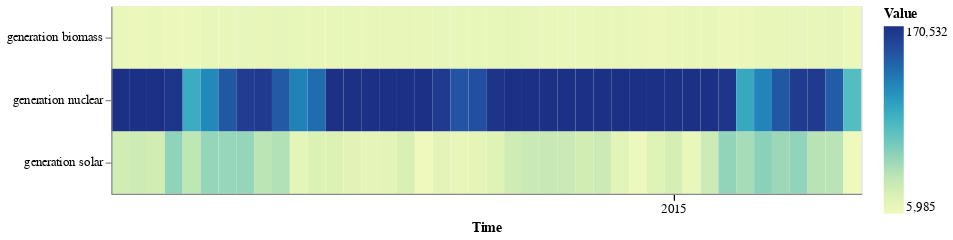

Notebook code cell kept with this figure:
### Markdown cell above
with multivariate Heatmap

### Code cell
on.Plot(ts_multi.head(1000))\
    .add(on.marks.heatmap)\
    .properties(width=600, height=150)\
    .show()

### Figure 1 — Vega specification as saved in the notebook (floating-point values rounded to 4 significant figures)
{"$schema": "https://vega.github.io/schema/vega/v5.json", "data": [{"name": "source_0", "values": [{"sum_value": 10200.0, "variable": "generation biomass", "yearmonthdate_time": "2015-01-01T00:00:00.000"}, {"sum_value": 9357.0, "variable": "generation biomass", "yearmonthdate_time": "2015-01-02T00:00:00.000"}, {"sum_value": 10480.0, "variable": "generation biomass", "yearmonthdate_time": "2015-01-03T00:00:00.000"}, {"sum_value": 9513.0, "variable": "generation biomass", "yearmonthdate_time": "2015-01-04T00:00:00.000"}, {"sum_value": 8880.0, "variable": "generation biomass", "yearmonthdate_time": "2015-01-05T00:00:00.000"}, {"sum_value": 12850.0, "variable": "generation biomass", "yearmonthdate_time": "2015-01-06T00:00:00.000"}, {"sum_value": 11930.0, "variable": "generation biomass", "yearmonthdate_time": "2015-01-07T00:00:00.000"}, {"sum_value": 12380.0, "variable": "generation biomass", "yearmonthdate_time": "2015-01-08T00:00:00.000"}, {"sum_value": 11640.0, "variable": "generation biomass", "yearmonthdate_time": "2015-01-09T00:00:00.000"}, {"sum_value": 13420.0, "variable": "generation biomass", "yearmonthdate_time": "2015-01-10T00:00:00.000"}, {"sum_value": 12710.0, "variable": "generation biomass", "yearmonthdate_time": "2015-01-11T00:00:00.000"}, {"sum_value": 11420.0, "variable": "generation biomass", "yearmonthdate_time": "2015-01-12T00:00:00.000"}, {"sum_value": 12600.0, "variable": "generation biomass", "yearmonthdate_time": "2015-01-13T00:00:00.000"}, {"sum_value": 12610.0, "variable": "generation biomass", "yearmonthdate_time": "2015-01-14T00:00:00.000"}, {"sum_value": 11670.0, "variable": "generation biomass", "yearmonthdate_time": "2015-01-15T00:00:00.000"}, {"sum_value": 11760.0, "variable": "generation biomass", "yearmonthdate_time": "2015-01-16T00:00:00.000"}, {"sum_value": 11840.0, "variable": "generation biomass", "yearmonthdate_time": "2015-01-17T00:00:00.000"}, {"sum_value": 11960.0, "variable": "generation biomass", "yearmonthdate_time": "2015-01-18T00:00:00.000"}, {"sum_value": 12300.0, "variable": "generation biomass", "yearmonthdate_time": "2015-01-19T00:00:00.000"}, {"sum_value": 12650.0, "variable": "generation biomass", "yearmonthdate_time": "2015-01-20T00:00:00.000"}, {"sum_value": 12860.0, "variable": "generation biomass", "yearmonthdate_time": "2015-01-21T00:00:00.000"}, {"sum_value": 12860.0, "variable": "generation biomass", "yearmonthdate_time": "2015-01-22T00:00:00.000"}, {"sum_value": 13150.0, "variable": "generation biomass", "yearmonthdate_time": "2015-01-23T00:00:00.000"}, {"sum_value": 12240.0, "variable": "generation biomass", "yearmonthdate_time": "2015-01-24T00:00:00.000"}, {"sum_value": 10660.0, "variable": "generation biomass", "yearmonthdate_time": "2015-01-25T00:00:00.000"}, {"sum_value": 11050.0, "variable": "generation biomass", "yearmonthdate_time": "2015-01-26T00:00:00.000"}, {"sum_value": 11060.0, "variable": "generation biomass", "yearmonthdate_time": "2015-01-27T00:00:00.000"}, {"sum_value": 11410.0, "variable": "generation biomass", "yearmonthdate_time": "2015-01-28T00:00:00.000"}, {"sum_value": 11590.0, "variable": "generation biomass", "yearmonthdate_time": "2015-01-29T00:00:00.000"}, {"sum_value": 10780.0, "variable": "generation biomass", "yearmonthdate_time": "2015-01-30T00:00:00.000"}, {"sum_value": 9318.0, "variable": "generation biomass", "yearmonthdate_time": "2015-01-31T00:00:00.000"}, {"sum_value": 10720.0, "variable": "generation biomass", "yearmonthdate_time": "2015-02-01T00:00:00.000"}, {"sum_value": 11620.0, "variable": "generation biomass", "yearmonthdate_time": "2015-02-02T00:00:00.000"}, {"sum_value": 11460.0, "variable": "generation biomass", "yearmonthdate_time": "2015-02-03T00:00:00.000"}, {"sum_value": 9110.0, "variable": "generation biomass", "yearmonthdate_time": "2015-02-04T00:00:00.000"}, {"sum_value": 9443.0, "variable": "generation biomass", "yearmonthdate_time": "2015-02-05T00:00:00.000"}, {"sum_value": 12630.0, "variable": "generation biomass", "yearmonthdate_time": "2015-02-06T00:00:00.000"}, {"sum_value": 11710.0, "variable": "generation biomass", "yearmonthdate_time": "2015-02-07T00:00:00.000"}, {"sum_value": 12230.0, "variable": "generation biomass", "yearmonthdate_time": "2015-02-08T00:00:00.000"}, {"sum_value": 11910.0, "variable": "generation biomass", "yearmonthdate_time": "2015-02-09T00:00:00.000"}, {"sum_value": 13460.0, "variable": "generation biomass", "yearmonthdate_time": "2015-02-10T00:00:00.000"}, {"sum_value": 9055.0, "variable": "generation biomass", "yearmonthdate_time": "2015-02-11T00:00:00.000"}, {"sum_value": 27450.0, "variable": "generation solar", "yearmonthdate_time": "2015-01-01T00:00:00.000"}, {"sum_value": 30060.0, "variable": "generation solar", "yearmonthdate_time": "2015-01-02T00:00:00.000"}, {"sum_value": 27500.0, "variable": "generation solar", "yearmonthdate_time": "2015-01-03T00:00:00.000"}, {"sum_value": 57660.0, "variable": "generation solar", "yearmonthdate_time": "2015-01-04T00:00:00.000"}, {"sum_value": 37860.0, "variable": "generation solar", "yearmonthdate_time": "2015-01-05T00:00:00.000"}, {"sum_value": 54970.0, "variable": "generation solar", "yearmonthdate_time": "2015-01-06T00:00:00.000"}, {"sum_value": 54420.0, "variable": "generation solar", "yearmonthdate_time": "2015-01-07T00:00:00.000"}, {"sum_value": 54840.0, "variable": "generation solar", "yearmonthdate_time": "2015-01-08T00:00:00.000"}, {"sum_value": 39410.0, "variable": "generation solar", "yearmonthdate_time": "2015-01-09T00:00:00.000"}, {"sum_value": 43440.0, "variable": "generation solar", "yearmonthdate_time": "2015-01-10T00:00:00.000"}, {"sum_value": 15120.0, "variable": "generation solar", "yearmonthdate_time": "2015-01-11T00:00:00.000"}, {"sum_value": 21290.0, "variable": "generation solar", "yearmonthdate_time": "2015-01-12T00:00:00.000"}, {"sum_value": 21260.0, "variable": "generation solar", "yearmonthdate_time": "2015-01-13T00:00:00.000"}, {"sum_value": 17570.0, "variable": "generation solar", "yearmonthdate_time": "2015-01-14T00:00:00.000"}, {"sum_value": 14020.0, "variable": "generation solar", "yearmonthdate_time": "2015-01-15T00:00:00.000"}, {"sum_value": 16270.0, "variable": "generation solar", "yearmonthdate_time": "2015-01-16T00:00:00.000"}, {"sum_value": 23880.0, "variable": "generation solar", "yearmonthdate_time": "2015-01-17T00:00:00.000"}, {"sum_value": 5985.0, "variable": "generation solar", "yearmonthdate_time": "2015-01-18T00:00:00.000"}, {"sum_value": 16900.0, "variable": "generation solar", "yearmonthdate_time": "2015-01-19T00:00:00.000"}, {"sum_value": 11300.0, "variable": "generation solar", "yearmonthdate_time": "2015-01-20T00:00:00.000"}, {"sum_value": 14550.0, "variable": "generation solar", "yearmonthdate_time": "2015-01-21T00:00:00.000"}, {"sum_value": 19000.0, "variable": "generation solar", "yearmonthdate_time": "2015-01-22T00:00:00.000"}, {"sum_value": 29100.0, "variable": "generation solar", "yearmonthdate_time": "2015-01-23T00:00:00.000"}, {"sum_value": 31990.0, "variable": "generation solar", "yearmonthdate_time": "2015-01-24T00:00:00.000"}, {"sum_value": 33760.0, "variable": "generation solar", "yearmonthdate_time": "2015-01-25T00:00:00.000"}, {"sum_value": 32520.0, "variable": "generation solar", "yearmonthdate_time": "2015-01-26T00:00:00.000"}, {"sum_value": 27960.0, "variable": "generation solar", "yearmonthdate_time": "2015-01-27T00:00:00.000"}, {"sum_value": 30520.0, "variable": "generation solar", "yearmonthdate_time": "2015-01-28T00:00:00.000"}, {"sum_value": 15860.0, "variable": "generation solar", "yearmonthdate_time": "2015-01-29T00:00:00.000"}, {"sum_value": 8506.0, "variable": "generation solar", "yearmonthdate_time": "2015-01-30T00:00:00.000"}, {"sum_value": 17940.0, "variable": "generation solar", "yearmonthdate_time": "2015-01-31T00:00:00.000"}, {"sum_value": 26090.0, "variable": "generation solar", "yearmonthdate_time": "2015-02-01T00:00:00.000"}, {"sum_value": 10530.0, "variable": "generation solar", "yearmonthdate_time": "2015-02-02T00:00:00.000"}, {"sum_value": 30350.0, "variable": "generation solar", "yearmonthdate_time": "2015-02-03T00:00:00.000"}, {"sum_value": 55950.0, "variable": "generation solar", "yearmonthdate_time": "2015-02-04T00:00:00.000"}, {"sum_value": 48280.0, "variable": "generation solar", "yearmonthdate_time": "2015-02-05T00:00:00.000"}, {"sum_value": 59170.0, "variable": "generation solar", "yearmonthdate_time": "2015-02-06T00:00:00.000"}, {"sum_value": 52160.0, "variable": "generation solar", "yearmonthdate_time": "2015-02-07T00:00:00.000"}, {"sum_value": 56230.0, "variable": "generation solar", "yearmonthdate_time": "2015-02-08T00:00:00.000"}, {"sum_value": 40830.0, "variable": "generation solar", "yearmonthdate_time": "2015-02-09T00:00:00.000"}, {"sum_value": 40080.0, "variable": "generation solar", "yearmonthdate_time": "2015-02-10T00:00:00.000"}, {"sum_value": 6011.0, "variable": "generation solar", "yearmonthdate_time": "2015-02-11T00:00:00.000"}, {"sum_value": 170300.0, "variable": "generation nuclear", "yearmonthdate_time": "2015-01-01T00:00:00.000"}, {"sum_value": 170500.0, "variable": "generation nuclear", "yearmonthdate_time": "2015-01-02T00:00:00.000"}, {"sum_value": 170300.0, "variable": "generation nuclear", "yearmonthdate_time": "2015-01-03T00:00:00.000"}, {"sum_value": 167000.0, "variable": "generation nuclear", "yearmonthdate_time": "2015-01-04T00:00:00.000"}, {"sum_value": 94290.0, "variable": "generation nuclear", "yearmonthdate_time": "2015-01-05T00:00:00.000"}, {"sum_value": 117500.0, "variable": "generation nuclear", "yearmonthdate_time": "2015-01-06T00:00:00.000"}, {"sum_value": 144400.0, "variable": "generation nuclear", "yearmonthdate_time": "2015-01-07T00:00:00.000"}, {"sum_value": 161900.0, "variable": "generation nuclear", "yearmonthdate_time": "2015-01-08T00:00:00.000"}, {"sum_value": 163800.0, "variable": "generation nuclear", "yearmonthdate_time": "2015-01-09T00:00:00.000"}, {"sum_value": 143100.0, "variable": "generation nuclear", "yearmonthdate_time": "2015-01-10T00:00:00.000"}, {"sum_value": 121300.0, "variable": "generation nuclear", "yearmonthdate_time": "2015-01-11T00:00:00.000"}, {"sum_value": 132700.0, "variable": "generation nuclear", "yearmonthdate_time": "2015-01-12T00:00:00.000"}, {"sum_value": 170400.0, "variable": "generation nuclear", "yearmonthdate_time": "2015-01-13T00:00:00.000"}, {"sum_value": 170400.0, "variable": "generation nuclear", "yearmonthdate_time": "2015-01-14T00:00:00.000"}, {"sum_value": 170300.0, "variable": "generation nuclear", "yearmonthdate_time": "2015-01-15T00:00:00.000"}, {"sum_value": 170400.0, "variable": "generation nuclear", "yearmonthdate_time": "2015-01-16T00:00:00.000"}, {"sum_value": 170500.0, "variable": "generation nuclear", "yearmonthdate_time": "2015-01-17T00:00:00.000"}, {"sum_value": 170500.0, "variable": "generation nuclear", "yearmonthdate_time": "2015-01-18T00:00:00.000"}, {"sum_value": 163400.0, "variable": "generation nuclear", "yearmonthdate_time": "2015-01-19T00:00:00.000"}, {"sum_value": 146300.0, "variable": "generation nuclear", "yearmonthdate_time": "2015-01-20T00:00:00.000"}, {"sum_value": 149200.0, "variable": "generation nuclear", "yearmonthdate_time": "2015-01-21T00:00:00.000"}, {"sum_value": 168000.0, "variable": "generation nuclear", "yearmonthdate_time": "2015-01-22T00:00:00.000"}, {"sum_value": 170400.0, "variable": "generation nuclear", "yearmonthdate_time": "2015-01-23T00:00:00.000"}, {"sum_value": 170300.0, "variable": "generation nuclear", "yearmonthdate_time": "2015-01-24T00:00:00.000"}, {"sum_value": 170300.0, "variable": "generation nuclear", "yearmonthdate_time": "2015-01-25T00:00:00.000"}, {"sum_value": 170400.0, "variable": "generation nuclear", "yearmonthdate_time": "2015-01-26T00:00:00.000"}, {"sum_value": 170500.0, "variable": "generation nuclear", "yearmonthdate_time": "2015-01-27T00:00:00.000"}, {"sum_value": 170300.0, "variable": "generation nuclear", "yearmonthdate_time": "2015-01-28T00:00:00.000"}, {"sum_value": 170300.0, "variable": "generation nuclear", "yearmonthdate_time": "2015-01-29T00:00:00.000"}, {"sum_value": 170300.0, "variable": "generation nuclear", "yearmonthdate_time": "2015-01-30T00:00:00.000"}, {"sum_value": 170400.0, "variable": "generation nuclear", "yearmonthdate_time": "2015-01-31T00:00:00.000"}, {"sum_value": 170300.0, "variable": "generation nuclear", "yearmonthdate_time": "2015-02-01T00:00:00.000"}, {"sum_value": 170500.0, "variable": "generation nuclear", "yearmonthdate_time": "2015-02-02T00:00:00.000"}, {"sum_value": 170300.0, "variable": "generation nuclear", "yearmonthdate_time": "2015-02-03T00:00:00.000"}, {"sum_value": 166800.0, "variable": "generation nuclear", "yearmonthdate_time": "2015-02-04T00:00:00.000"}, {"sum_value": 96890.0, "variable": "generation nuclear", "yearmonthdate_time": "2015-02-05T00:00:00.000"}, {"sum_value": 120200.0, "variable": "generation nuclear", "yearmonthdate_time": "2015-02-06T00:00:00.000"}, {"sum_value": 144800.0, "variable": "generation nuclear", "yearmonthdate_time": "2015-02-07T00:00:00.000"}, {"sum_value": 162000.0, "variable": "generation nuclear", "yearmonthdate_time": "2015-02-08T00:00:00.000"}, {"sum_value": 163700.0, "variable": "generation nuclear", "yearmonthdate_time": "2015-02-09T00:00:00.000"}, {"sum_value": 141900.0, "variable": "generation nuclear", "yearmonthdate_time": "2015-02-10T00:00:00.000"}, {"sum_value": 80740.0, "variable": "generation nuclear", "yearmonthdate_time": "2015-02-11T00:00:00.000"}], "transform": [{"type": "formula", "expr": "toDate(datum['yearmonthdate_time'])", "as": "yearmonthdate_time"}]}, {"name": "source_0_x_domain_yearmonthdate_time", "values": [{"yearmonthdate_time": "2015-01-01T00:00:00.000"}, {"yearmonthdate_time": "2015-01-02T00:00:00.000"}, {"yearmonthdate_time": "2015-01-03T00:00:00.000"}, {"yearmonthdate_time": "2015-01-04T00:00:00.000"}, {"yearmonthdate_time": "2015-01-05T00:00:00.000"}, {"yearmonthdate_time": "2015-01-06T00:00:00.000"}, {"yearmonthdate_time": "2015-01-07T00:00:00.000"}, {"yearmonthdate_time": "2015-01-08T00:00:00.000"}, {"yearmonthdate_time": "2015-01-09T00:00:00.000"}, {"yearmonthdate_time": "2015-01-10T00:00:00.000"}, {"yearmonthdate_time": "2015-01-11T00:00:00.000"}, {"yearmonthdate_time": "2015-01-12T00:00:00.000"}, {"yearmonthdate_time": "2015-01-13T00:00:00.000"}, {"yearmonthdate_time": "2015-01-14T00:00:00.000"}, {"yearmonthdate_time": "2015-01-15T00:00:00.000"}, {"yearmonthdate_time": "2015-01-16T00:00:00.000"}, {"yearmonthdate_time": "2015-01-17T00:00:00.000"}, {"yearmonthdate_time": "2015-01-18T00:00:00.000"}, {"yearmonthdate_time": "2015-01-19T00:00:00.000"}, {"yearmonthdate_time": "2015-01-20T00:00:00.000"}, {"yearmonthdate_time": "2015-01-21T00:00:00.000"}, {"yearmonthdate_time": "2015-01-22T00:00:00.000"}, {"yearmonthdate_time": "2015-01-23T00:00:00.000"}, {"yearmonthdate_time": "2015-01-24T00:00:00.000"}, {"yearmonthdate_time": "2015-01-25T00:00:00.000"}, {"yearmonthdate_time": "2015-01-26T00:00:00.000"}, {"yearmonthdate_time": "2015-01-27T00:00:00.000"}, {"yearmonthdate_time": "2015-01-28T00:00:00.000"}, {"yearmonthdate_time": "2015-01-29T00:00:00.000"}, {"yearmonthdate_time": "2015-01-30T00:00:00.000"}, {"yearmonthdate_time": "2015-01-31T00:00:00.000"}, {"yearmonthdate_time": "2015-02-01T00:00:00.000"}, {"yearmonthdate_time": "2015-02-02T00:00:00.000"}, {"yearmonthdate_time": "2015-02-03T00:00:00.000"}, {"yearmonthdate_time": "2015-02-04T00:00:00.000"}, {"yearmonthdate_time": "2015-02-05T00:00:00.000"}, {"yearmonthdate_time": "2015-02-06T00:00:00.000"}, {"yearmonthdate_time": "2015-02-07T00:00:00.000"}, {"yearmonthdate_time": "2015-02-08T00:00:00.000"}, {"yearmonthdate_time": "2015-02-09T00:00:00.000"}, {"yearmonthdate_time": "2015-02-10T00:00:00.000"}, {"yearmonthdate_time": "2015-02-11T00:00:00.000"}], "transform": [{"type": "formula", "expr": "toDate(datum['yearmonthdate_time'])", "as": "yearmonthdate_time"}]}, {"name": "source_0_y_domain_variable", "values": [{"variable": "generation biomass"}, {"variable": "generation solar"}, {"variable": "generation nuclear"}]}, {"name": "source_0_color_domain_sum_value", "values": [{"min": 5985.0, "max": 170500.0}]}], "marks": [{"type": "rect", "name": "layer_0_marks", "from": {"data": "source_0"}, "encode": {"update": {"width": {"signal": "max(0.25, bandwidth('x'))"}, "y": {"field": "variable", "scale": "y"}, "height": {"signal": "max(0.25, bandwidth('y'))"}, "fill": {"field": "sum_value", "scale": "color"}, "x": {"field": "yearmonthdate_time", "scale": "x"}}}, "style": ["rect"]}], "scales": [{"name": "x", "type": "band", "domain": {"data": "source_0_x_domain_yearmonthdate_time", "field": "yearmonthdate_time", "sort": true}, "range": [0, {"signal": "width"}], "paddingInner": 0, "paddingOuter": 0}, {"name": "y", "type": "band", "domain": {"data": "source_0_y_domain_variable", "field": "variable", "sort": true}, "range": [0, {"signal": "height"}], "paddingInner": 0, "paddingOuter": 0}, {"name": "color", "type": "linear", "domain": [{"signal": "(data(\"source_0_color_domain_sum_value\")[0] || {}).min"}, {"signal": "(data(\"source_0_color_domain_sum_value\")[0] || {}).max"}], "range": "heatmap", "interpolate": "hcl", "zero": false}], "axes": [{"scale": "x", "formatType": "time", "labelOverlap": false, "labelAngle": 0, "title": "Time", "labelBaseline": "top", "encode": {"labels": {"update": {"fill": [{"test": "month(datum.value) == 1 && date(datum.value) == 1", "value": "black"}, {"value": null}]}}, "ticks": {"update": {"stroke": [{"test": "month(datum.value) == 1 && date(datum.value) == 1", "value": "black"}, {"value": null}]}}}, "grid": false, "orient": "bottom", "zindex": 1, "format": "%Y", "tickMinStep": {"signal": "datetime(2001, 0, 2, 0, 0, 0, 0) - datetime(2001, 0, 1, 0, 0, 0, 0)"}}, {"scale": "y", "grid": false, "orient": "left", "zindex": 1}], "legends": [{"title": "Value", "fill": "color", "gradientLength": {"signal": "clamp(height, 64, 200)"}}], "background": "white", "width": 600, "padding": 5, "height": 150, "style": "cell"}
